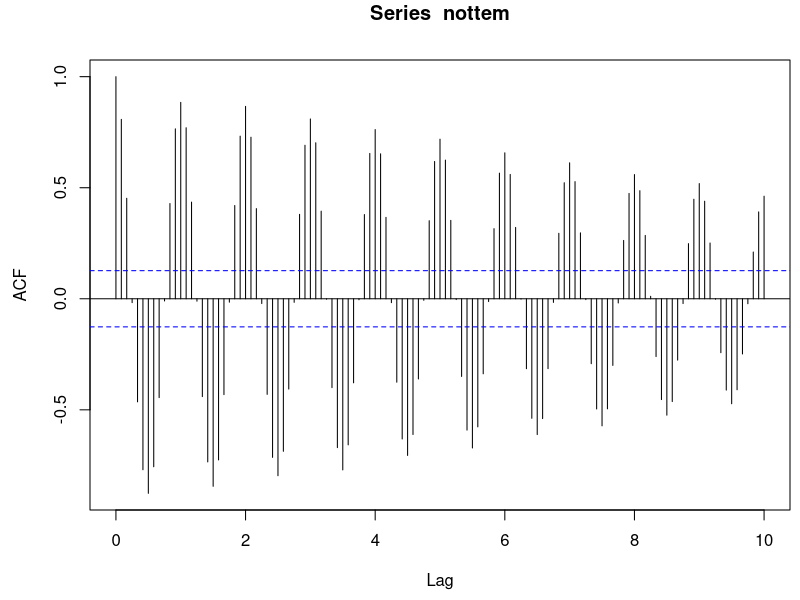
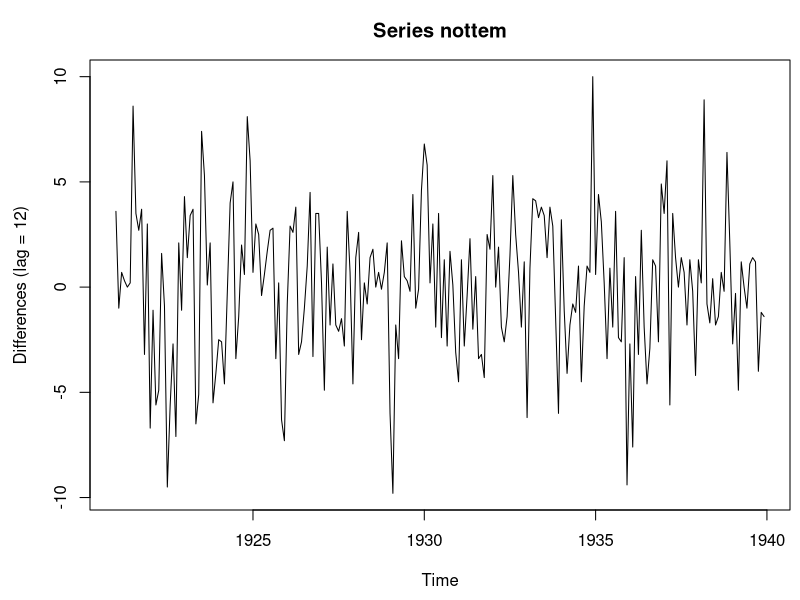
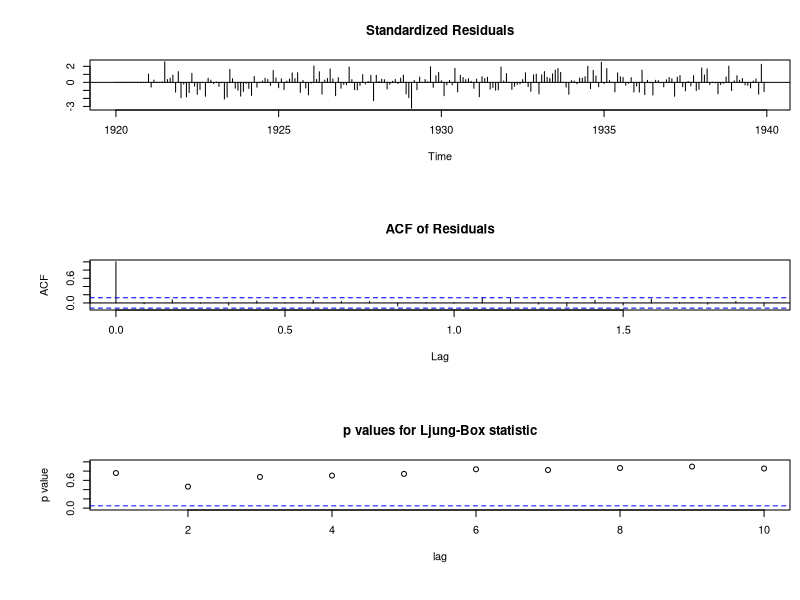
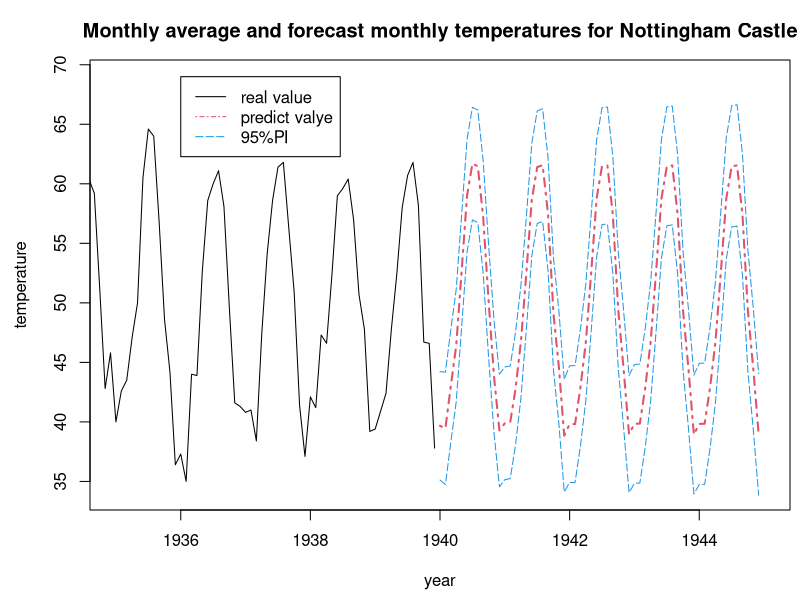

Here is the R script that generated these plots, in order:
win.graph(width=10, height=3.5)
par(mai=c(0.9, 0.9, 0.6, 0.1))
acf(nottem, lag.max = 10*12)  #分析数据的平稳性，是否含有季节周期
savePlot("nottem_acf", type="eps")

plot(diff(nottem, lag = 12), ylab = 'Differences (lag = 12)',  
     main = 'Series nottem')  
savePlot("nottem_diff", type="eps")

arima(nottem, order = c(1,0,0), 
      seasonal = list(order = c(1, 1, 1), period = 12))

win.graph(width=10, height=6)
par(mai=c(0.9, 0.9, 0.6, 0.1))

nottem.arima <- arima(nottem, order=c(1,0,0), 
    seasonal = list(order = c(1, 1, 1), period = 12))
nottem.arima
tsdiag(nottem.arima)

nottem.pre <- predict(nottem.arima, n.ahead = 5*12); nottem.pre
plot(nottem, xlab='year', ylab='temperature', lwd = 1, 
     xlim=c(1935, 1945), ylim=c(34, 69), 
     main = 'Monthly average and forecast monthly temperatures for Nottingham Castle')
lines(nottem.pre$pred, lty=4, lwd=2, col=2)
lines(nottem.pre$pred - 2*nottem.pre$se, lty=5, col=4)
lines(nottem.pre$pred + 2*nottem.pre$se, lty=5, col=4)
legend(1936, 69, col=c(1, 2, 4), lty=c(1, 4, 5), 
       legend = c("real value","predict valye","95%PI"))

savePlot("nottem_pre", type="bmp")

